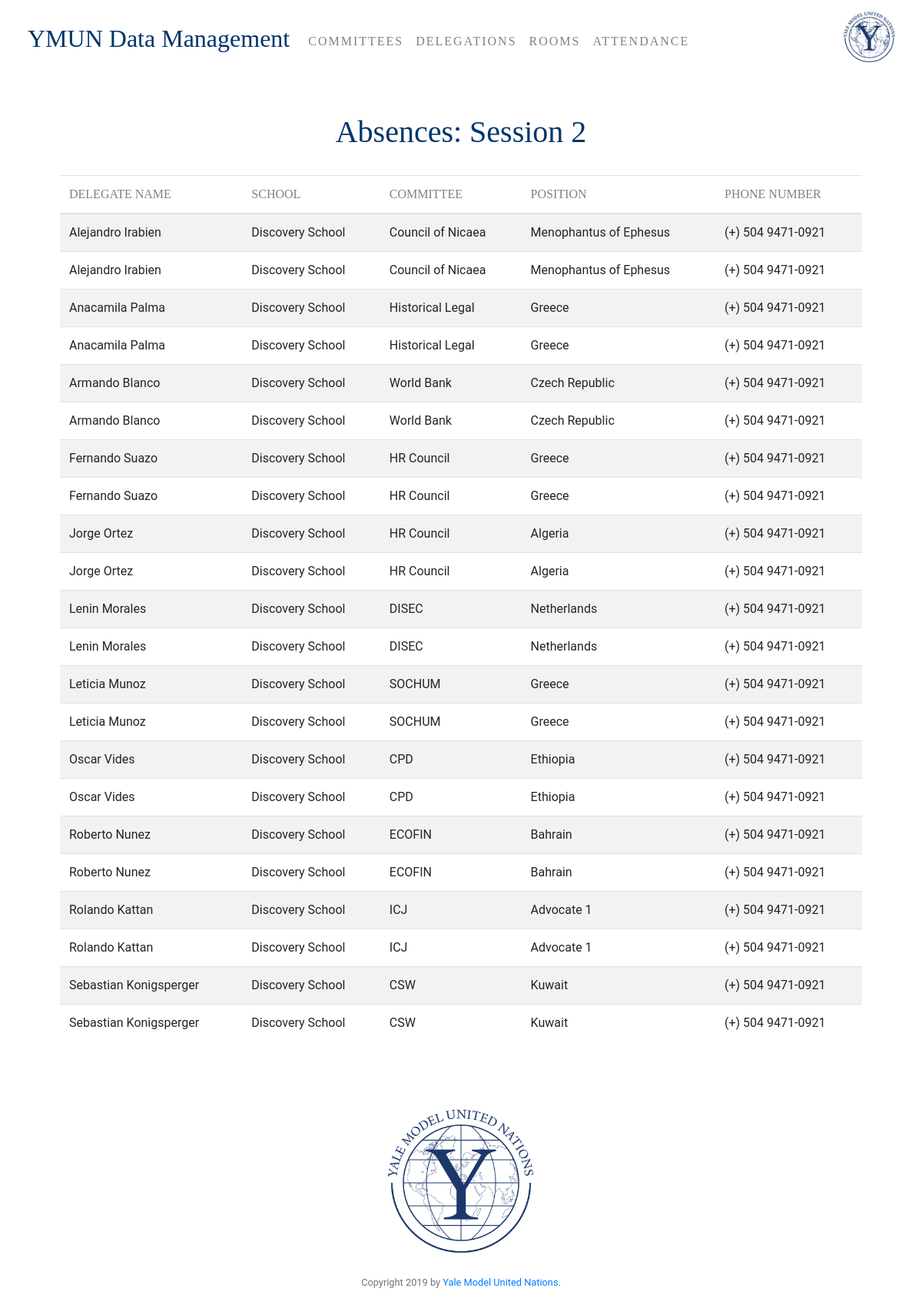
/s2, run on an earlier commit of the app's database.
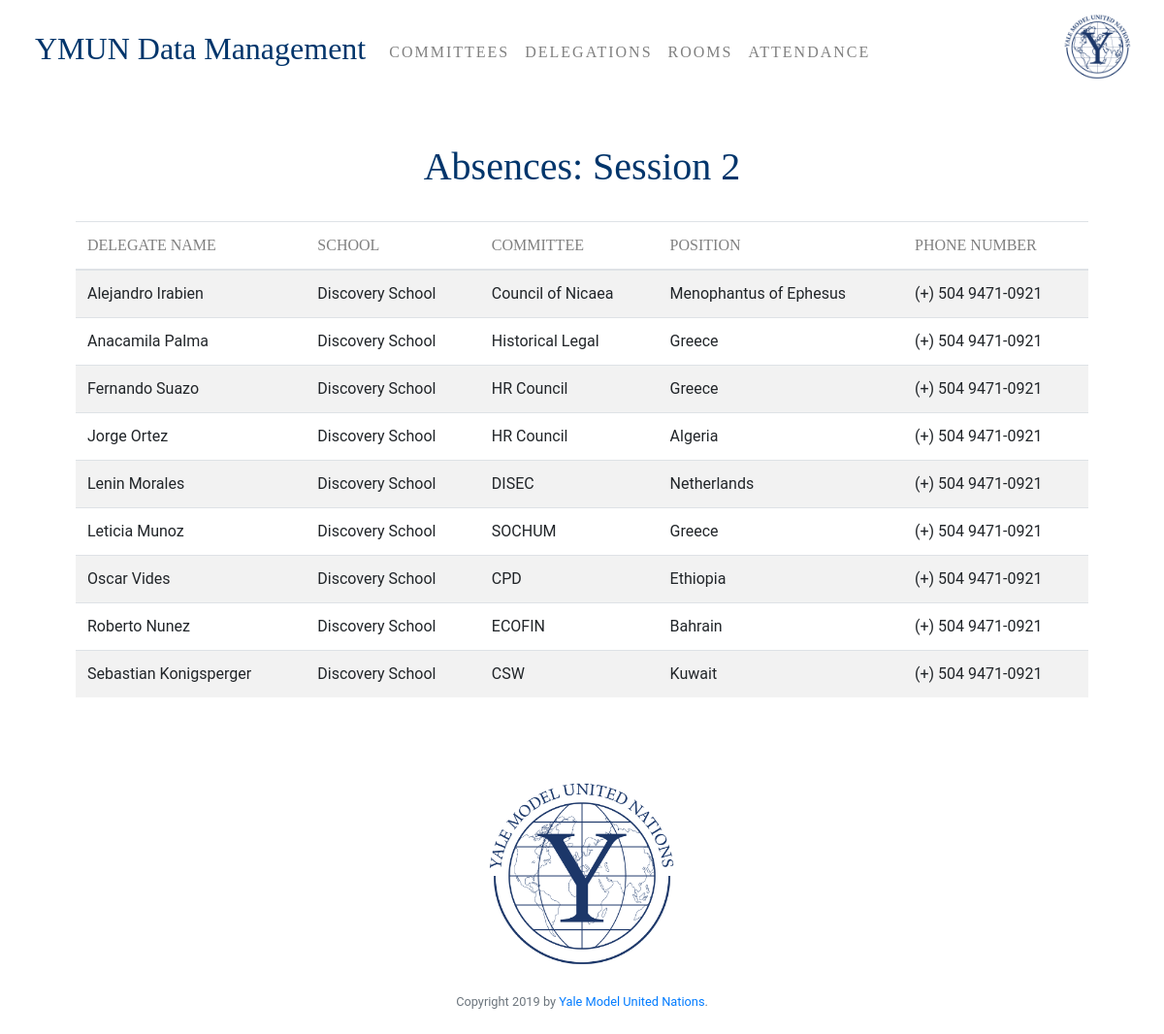
And on a later commit of the database.
### tables this page shows
CREATE TABLE Attendance (name varchar, school varchar, s1 varchar NOT NULL DEFAULT(0), s2 varchar NOT NULL DEFAULT(0), s3 varchar NOT NULL DEFAULT(0), s4 varchar NOT NULL DEFAULT(0), s5 varchar NOT NULL DEFAULT(0), s6 varchar NOT NULL DEFAULT(0), s7 varchar NOT NULL DEFAULT(0));

CREATE TABLE Delegates (id integer PRIMARY KEY, name varchar, school varchar, committee_assigned varchar, position_name varchar);

CREATE TABLE Advisors (id integer PRIMARY KEY, name varchar, point_of_contact bit NOT NULL DEFAULT(0), school varchar, email varchar, us_phone_number varchar);

### application.py (the view)
@app.route("/s2", methods=["GET"])
def s2():
    if request.method =="GET":
        absences = db.execute("SELECT Attendance.name, Attendance.school, Delegates.committee_assigned, Delegates.position_name, Advisors.us_phone_number FROM Attendance JOIN Advisors ON Attendance.school = Advisors.school JOIN Delegates ON Attendance.name = Delegates.name AND Attendance.school = Delegates.school WHERE Advisors.point_of_contact = '1' AND (s2 ='0' OR s2 = '') ORDER BY Attendance.school;")
        return render_template('s2.html', absences = absences)

### application.py (called while the page is built)
@app.after_request
def after_request(response):
    response.headers["Cache-Control"] = "no-cache, no-store, must-revalidate"
    response.headers["Expires"] = 0
    response.headers["Pragma"] = "no-cache"
    return response

### templates/s2.html (shortened to what this page needs)
{% extends "layout.html" %}
{% block main %}
<h1>Absences: Session 2</h1>
<br>
<table class="table table-striped" style="text-align:left">
    <thead>
        <tr>
            <th>Delegate Name</th>
            <th>School</th>
            <th>Committee</th>
            <th>Position</th>
            <th>Phone Number</th>
        </tr>
    </thead>
    <tbody>
        {% for absence in absences %}
        <tr>
            <td>{{ absence["name"] }}</td>
            <td>{{ absence["school"] }}</td>
            <td>{{ absence["committee_assigned"] }}</a></td>
            <td>{{ absence["position_name"] }}</td>
            <td>{{ absence["us_phone_number"] }}</td>
        </tr>
        {% endfor %}
    </tbody>
</table>
{% endblock %}

What changed in the data, as far as the page shows it:
removed Attendance: name "Alejandro Irabien", school "Discovery School", committee_assigned "Council of Nicaea", position_name "Menophantus of Ephesus", us_phone_number "(+) 504 9471-0921"
removed Attendance: name "Anacamila Palma", school "Discovery School", committee_assigned "Historical Legal", position_name "Greece", us_phone_number "(+) 504 9471-0921"
no longer on this page (row edited): Attendance: name "Armando Blanco", school "Discovery School", committee_assigned "World Bank", position_name "Czech Republic", us_phone_number "(+) 504 9471-0921"
removed Attendance: name "Armando Blanco", school "Discovery School", committee_assigned "World Bank", position_name "Czech Republic", us_phone_number "(+) 504 9471-0921"
removed Attendance: name "Fernando Suazo", school "Discovery School", committee_assigned "HR Council", position_name "Greece", us_phone_number "(+) 504 9471-0921"
removed Attendance: name "Jorge Ortez", school "Discovery School", committee_assigned "HR Council", position_name "Algeria", us_phone_number "(+) 504 9471-0921"
removed Attendance: name "Lenin Morales", school "Discovery School", committee_assigned "DISEC", position_name "Netherlands", us_phone_number "(+) 504 9471-0921"
removed Attendance: name "Leticia Munoz", school "Discovery School", committee_assigned "SOCHUM", position_name "Greece", us_phone_number "(+) 504 9471-0921"
removed Attendance: name "Oscar Vides", school "Discovery School", committee_assigned "CPD", position_name "Ethiopia", us_phone_number "(+) 504 9471-0921"
removed Attendance: name "Roberto Nunez", school "Discovery School", committee_assigned "ECOFIN", position_name "Bahrain", us_phone_number "(+) 504 9471-0921"
no longer on this page (row edited): Attendance: name "Rolando Kattan", school "Discovery School", committee_assigned "ICJ", position_name "Advocate 1", us_phone_number "(+) 504 9471-0921"
removed Attendance: name "Rolando Kattan", school "Discovery School", committee_assigned "ICJ", position_name "Advocate 1", us_phone_number "(+) 504 9471-0921"
removed Attendance: name "Sebastian Konigsperger", school "Discovery School", committee_assigned "CSW", position_name "Kuwait", us_phone_number "(+) 504 9471-0921"
